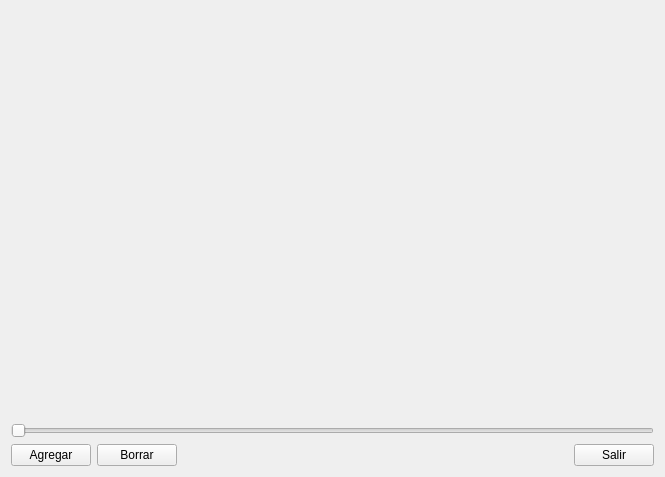
<?xml version="1.0" encoding="UTF-8"?>
<ui version="4.0">
 <class>Form</class>
 <widget class="QWidget" name="Form">
  <property name="windowModality">
   <enum>Qt::ApplicationModal</enum>
  </property>
  <property name="geometry">
   <rect>
    <x>0</x>
    <y>0</y>
    <width>665</width>
    <height>477</height>
   </rect>
  </property>
  <property name="windowTitle">
   <string>Fotos</string>
  </property>
  <layout class="QVBoxLayout" name="verticalLayout_2">
   <item>
    <layout class="QVBoxLayout" name="verticalLayout" stretch="10,0,0">
     <item>
      <widget class="QLabel" name="lblFoto">
       <property name="sizePolicy">
        <sizepolicy hsizetype="Expanding" vsizetype="Expanding">
         <horstretch>0</horstretch>
         <verstretch>0</verstretch>
        </sizepolicy>
       </property>
       <property name="text">
        <string/>
       </property>
       <property name="alignment">
        <set>Qt::AlignCenter</set>
       </property>
      </widget>
     </item>
     <item>
      <layout class="QHBoxLayout" name="horizontalLayout">
       <item>
        <widget class="QSlider" name="hslFotos">
         <property name="maximum">
          <number>0</number>
         </property>
         <property name="orientation">
          <enum>Qt::Horizontal</enum>
         </property>
        </widget>
       </item>
      </layout>
     </item>
     <item>
      <layout class="QHBoxLayout" name="horizontalLayout_3">
       <item>
        <widget class="QPushButton" name="cmdAgregar">
         <property name="text">
          <string>Agregar</string>
         </property>
        </widget>
       </item>
       <item>
        <widget class="QPushButton" name="cmdBorrar">
         <property name="text">
          <string>Borrar</string>
         </property>
        </widget>
       </item>
       <item>
        <spacer name="horizontalSpacer_2">
         <property name="orientation">
          <enum>Qt::Horizontal</enum>
         </property>
         <property name="sizeHint" stdset="0">
          <size>
           <width>40</width>
           <height>20</height>
          </size>
         </property>
        </spacer>
       </item>
       <item>
        <widget class="QPushButton" name="cmdSalir">
         <property name="text">
          <string>Salir</string>
         </property>
         <property name="shortcut">
          <string>Esc</string>
         </property>
        </widget>
       </item>
      </layout>
     </item>
    </layout>
   </item>
  </layout>
 </widget>
 <resources/>
 <connections/>
</ui>
